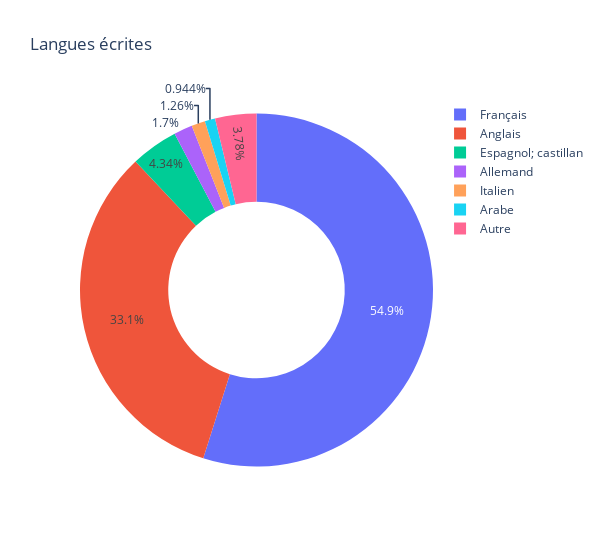

The cell this chart's notebook holds for it:
### Code cell
# Langues écrites

langueEcrite = demographics[demographics['langues.medium'] == 'Écrit'].drop(columns=['langues.medium'])
langueEcrite = pd.DataFrame(plotVariable(langueEcrite, 'langues.nom'))
langueEcrite = groupOtherValues(langueEcrite)

px.pie(
    langueEcrite,
    values = langueEcrite['count'], 
    names = langueEcrite['labels'], 
    title='Langues écrites',
    hole=0.5,
    category_orders={'labels': 
        ['Français', 'Anglais', 'Espagnol; castillan', 
         'Allemand', 'Italien', 'Arabe', 'Autre']},
    width=600
)

### Figure 1 — Plotly figure (JSON) as saved in the notebook; plotly's stock layout.template omitted (floating-point values rounded to 4 significant figures)
{"data": [{"direction": "clockwise", "domain": {"x": [0, 1], "y": [0, 1]}, "hole": 0.5, "hovertemplate": "labels=%{label}<br>count=%{value}<extra></extra>", "labels": ["Français", "Anglais", "Espagnol; castillan", "Allemand", "Italien", "Arabe", "Autre"], "legendgroup": "", "name": "", "showlegend": true, "sort": false, "type": "pie", "values": [872, 526, 69, 27, 20, 15, 60]}], "layout": {"legend": {"tracegroupgap": 0}, "title": {"text": "Langues écrites"}, "width": 600}}
